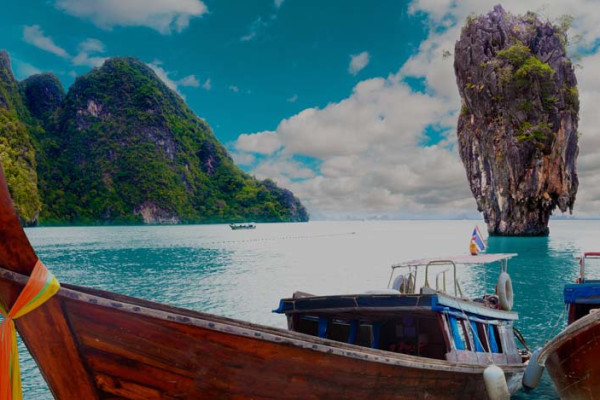
#> input picture ComputerVision/TP3/input.jpg, 600 x 400 px
$ python ex1.py
#> lines starting #> are read from the running program, lines starting #| are printed output that depends on the picture
import numpy as np
import matplotlib.pyplot as plt
import cv2 as cv
import math


def EQM(IO, IC):
    N, M = IO.shape
    S = 0
    for i in range(N):
        for j in range(M):
            S += math.sqrt(IO[i, j] - IC[i, j])
    EQM = (1 / N * M) * S


def PSNR(IO, IC):
    EQM = EQM(IO, IC)
    PSNR = 10 * math.log10(math.sqrt(255) / EQM)
    return PSNR


def coef_haar(A):
    N, M = A.shape
    for i in range(N):
        for j in range(M):
            if j <= N / 2 and i == 2 * (j + 1) or i == 2 * j:
                A[i, j] = 1 / 2
            elif j > N / 2 and j <= N and i == 2 * (j - N / 2) - 1:
                A[i, j] = 1 / 2
            elif j > N / 2 and j <= N and i == 2 * (j - N / 2):
                A[i, j] = -1/2
            elif i > N:
                A[i, j] = 1
            else:
                A[i, j] = 0
                # print(i, j)

    return A


def compression_haar(IM, A, niv):
    # tA = np.transpose(A)
    print("tA : ", A.T.shape)
    print("A : ", A.shape)
    # print("tA : " , tA.shape)
    for i in range(niv):
        B = np.dot(A.T, IM)
        print("B : ", B.shape)
        IC = np.dot(B, A)
    return IC


def decompression_haar(IM, A, niv):
    ID = IM.copy()
    invA = np.linalg.pinv(A)
    invAt = np.linalg.pinv(np.transpose(A))
    for k in range(niv):
        ID = np.dot(invAt, np.dot(ID, invA))
    return ID


image = cv.imread("input.jpg", 0)
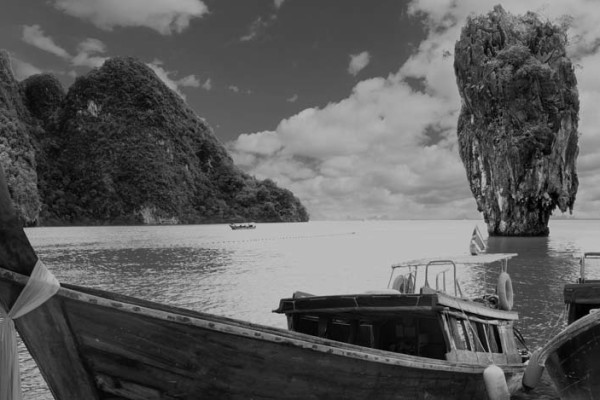
#> image: shape (400, 600); min 0, max 199, mean 92.4
IM = np.array(image)
print("IM : ", IM.shape)
#| IM :  (400, 600)
# IM = np.resize(IM, [600, 600])
A = np.zeros(IM.shape)
A = coef_haar(A)
#> after the loop in coef_haar, `for i in range(N):`:
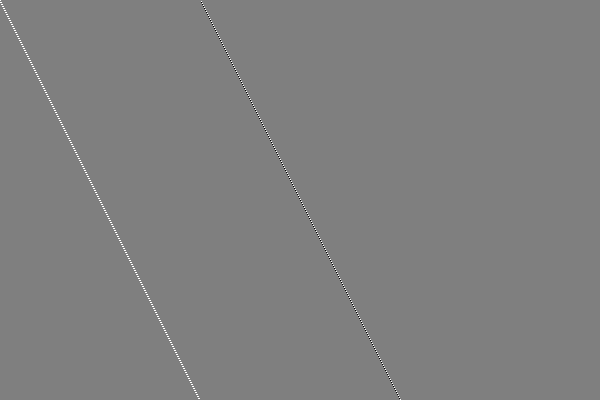
#> A: shape (400, 600) float64; min -0.5, max 0.5, mean 0.000833; drawn with min black and max white
IC = compression_haar(IM, A, 1)
#| tA :  (600, 400)
#| A :  (400, 600)
#> the loop in compression_haar, `for i in range(niv):` made 1 pass
#> pass 1, in compression_haar, `B = np.dot(A.T, IM)`:
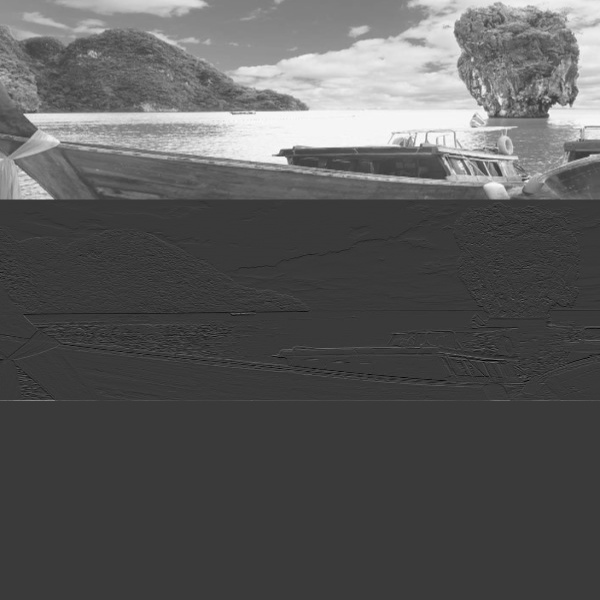
#> B: shape (600, 600) float64; min -58, max 195.5, mean 30.8; drawn with min black and max white
#> (the run stopped early here; a loop or call above may not have finished)
